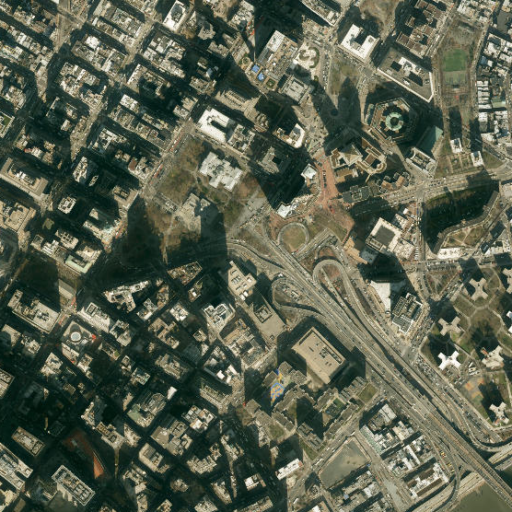
#> input picture dataset_real_test/0/real_0000.png, 512 x 512 px; its folder holds only this picture in this run
$ python -i oblique_generator.py   (imports and definitions only)
#> lines starting #> are read from the running program, lines starting #| are printed output that depends on the picture
#> further down, picture is the input picture: PIL image 512x512 RGB; mean R, G, B 90.4, 97.1, 78.7
"""
oblique_generator.py
用于生成 Oasis-Map-Orientation-Surveyor 模型的卫星图旋转分类训练数据。
从多个公开卫星图服务下载地图切片，进行显式旋转、随机裁剪和域随机化，
按旋转方向（0-7）分类存储。

v3 优化：
- 去掉瓦片缝隙模拟（真实截图不会有瓦片边界）
- 增强域随机化（模糊、锐化、色彩偏移等）
- 改用 OpenCV 旋转（更接近真实截图工具）
- 标签 = 旋转角度（target_class * 45°），语义一致
- 每个类别使用多个城市、多个地图源、多个 zoom 级别
"""

import os
import math
import random
import time
import io
from pathlib import Path
from typing import Tuple, Optional

import numpy as np
import cv2
from PIL import Image, ImageDraw, ImageFilter, ImageEnhance
import requests
from tqdm import tqdm


# ==================== 配置参数 ====================

# 卫星图源（Esri 最稳定放前面，Google 在中国可能超时）
# 新增中国地图源：高德卫星、百度卫星
TILE_SOURCES = [
    {
        "name": "Esri World Imagery",
        "url": "https://server.arcgisonline.com/ArcGIS/rest/services/World_Imagery/MapServer/tile/{z}/{y}/{x}",
    },
    {
        "name": "Bing Aerial",
        "url": "https://t0.tiles.virtualearth.net/tiles/a{quadkey}.jpeg?g=1",
        "use_quadkey": True,
    },
    {
        "name": "Google Satellite",
        "url": "https://mt1.google.com/vt/lyrs=s&x={x}&y={y}&z={z}",
    },
    {
        "name": "Google Satellite (mt2)",
        "url": "https://mt2.google.com/vt/lyrs=s&x={x}&y={y}&z={z}",
    },
    {
        "name": "Google Satellite (mt3)",
        "url": "https://mt3.google.com/vt/lyrs=s&x={x}&y={y}&z={z}",
    },
    # 中国地图源 - 高德卫星图
    {
        "name": "Amap Satellite",
        "url": "https://webst01.is.autonavi.com/appmaptile?style=6&x={x}&y={y}&z={z}",
    },
    {
        "name": "Amap Satellite (02)",
        "url": "https://webst02.is.autonavi.com/appmaptile?style=6&x={x}&y={y}&z={z}",
    },
    {
        "name": "Amap Satellite (03)",
        "url": "https://webst03.is.autonavi.com/appmaptile?style=6&x={x}&y={y}&z={z}",
    },
    # 中国地图源 - 百度卫星图（需坐标转换，使用简化版）
    {
        "name": "Baidu Satellite",
        "url": "https://maponline0.bdimg.com/tile/?qt=vtile&x={x}&y={y}&z={z}&styles=pl&scaler=1&udt=20240101",
    },
]

TILE_SIZE = 256
MAX_ZOOM = 19
MIN_ZOOM = 15

# 数据生成配置
TARGET_CLASSES = 8
IMAGES_PER_CLASS_TRAIN = 1000
IMAGES_PER_CLASS_VAL = 200
CITIES_PER_CLASS = 8
IMAGES_PER_CITY_TRAIN = IMAGES_PER_CLASS_TRAIN // CITIES_PER_CLASS  # 125
IMAGES_PER_CITY_VAL = IMAGES_PER_CLASS_VAL // CITIES_PER_CLASS      # 25
ZOOM_LEVELS = [15, 16, 17, 18, 19]

# 图像尺寸配置
CROP_SIZE_MIN = 512
CROP_SIZE_MAX = 1024
FINAL_SAVE_SIZE = 512

# 输出目录
OUTPUT_DIR = Path("e:/github projects/OasisCompany/Oasis-Map-Orientation-Surveyor/dataset")

# 请求配置
REQUEST_TIMEOUT = 15
REQUEST_DELAY = 0.1
HEADERS = {
    "User-Agent": "Mozilla/5.0 (Windows NT 10.0; Win64; x64) AppleWebKit/537.36 (KHTML, like Gecko) Chrome/120.0.0.0 Safari/537.36"
}
MAX_RETRIES = 3

# 40+ 全球城市，覆盖不同地形和建筑风格
GLOBAL_CITIES = [
    # 中国
    (39.9042, 116.4074),   # 北京
    (31.2304, 121.4737),   # 上海
    (30.5728, 104.0668),   # 成都
    (23.1291, 113.2644),   # 广州
    (29.5630, 106.5516),   # 重庆
    (34.3416, 108.9398),   # 西安
    (36.0671, 120.3826),   # 青岛
    (26.0745, 119.2965),   # 福州
    (45.8038, 126.5350),   # 哈尔滨
    (43.8256, 87.6168),    # 乌鲁木齐
    (22.5431, 114.0579),   # 深圳
    (30.2741, 120.1551),   # 杭州
    # 亚洲
    (35.6762, 139.6503),   # Tokyo
    (37.5665, 126.9780),   # Seoul
    (22.3193, 114.1694),   # Hong Kong
    (1.3521, 103.8198),    # Singapore
    (13.7563, 100.5018),   # Bangkok
    (19.0760, 72.8777),    # Mumbai
    (28.6139, 77.2090),    # New Delhi
    # 欧洲
    (48.8566, 2.3522),     # Paris
    (51.5074, -0.1278),    # London
    (52.5200, 13.4050),    # Berlin
    (41.9028, 12.4964),    # Rome
    (40.4168, -3.7038),    # Madrid
    (59.3293, 18.0686),    # Stockholm
    (55.7558, 37.6173),    # Moscow
    (50.0755, 14.4378),    # Prague
    # 北美
    (40.7128, -74.0060),   # New York
    (34.0522, -118.2437),  # Los Angeles
    (37.7749, -122.4194),  # San Francisco
    (41.8781, -87.6298),   # Chicago
    (25.7617, -80.1918),   # Miami
    (43.6532, -79.3832),   # Toronto
    # 南美/大洋洲/中东/非洲
    (-33.8688, 151.2093),  # Sydney
    (-23.5505, -46.6333),  # Sao Paulo
    (25.2048, 55.2708),    # Dubai
    (30.0444, 31.2357),    # Cairo
    (-1.2921, 36.8219),    # Nairobi
    (6.5244, 3.3792),      # Lagos
]


# ==================== 坐标转换工具 ====================

# [132 lines left out: functions deg2num, tile_xy_to_quadkey, get_tile_url, download_tile, download_map_region, rotate_image and 1 more, not called in this run]


def add_tile_seams(image: Image.Image) -> Image.Image:
    """瓦片缝隙模拟已禁用 — 真实截图不会有瓦片边界。"""
    return image


def apply_domain_randomization(image: Image.Image) -> Image.Image:
    """增强域随机化：模拟更丰富的真实采集条件变化。"""
    img = image.copy()

    # 1. 随机亮度/对比度/饱和度
    if random.random() > 0.2:
        brightness = random.uniform(0.6, 1.4)
        contrast = random.uniform(0.6, 1.4)
        saturation = random.uniform(0.6, 1.4)
        enhancer = ImageEnhance.Brightness(img)
        img = enhancer.enhance(brightness)
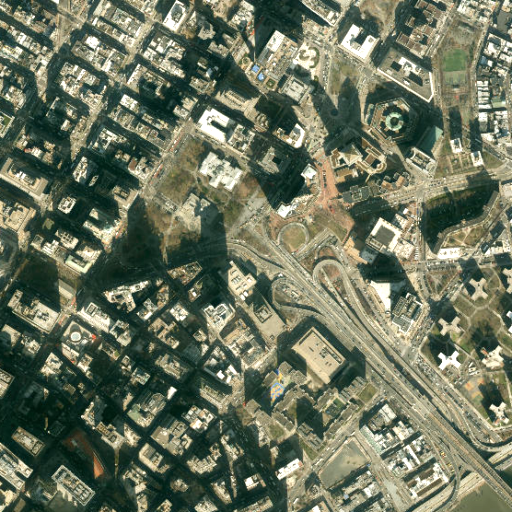
#> img: PIL image 512x512 RGB; mean R, G, B 108.2, 116.3, 94.3
        enhancer = ImageEnhance.Contrast(img)
        img = enhancer.enhance(contrast)
        enhancer = ImageEnhance.Color(img)
        img = enhancer.enhance(saturation)

    # 2. 随机高斯模糊 (模拟低分辨率/失焦)
    if random.random() > 0.5:
        radius = random.uniform(0.3, 2.0)
        img = img.filter(ImageFilter.GaussianBlur(radius=radius))
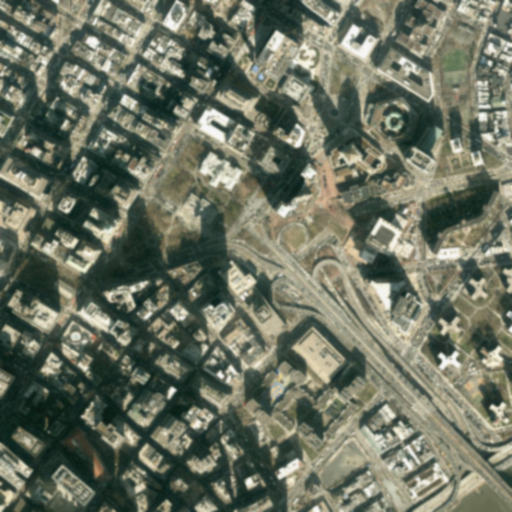
#> img: PIL image 512x512 RGB; mean R, G, B 108, 114.1, 97.5

    # 3. 随机锐化 (模拟过度锐化的图像)
    if random.random() > 0.7:
        img = img.filter(ImageFilter.UnsharpMask(radius=2, percent=150, threshold=3))
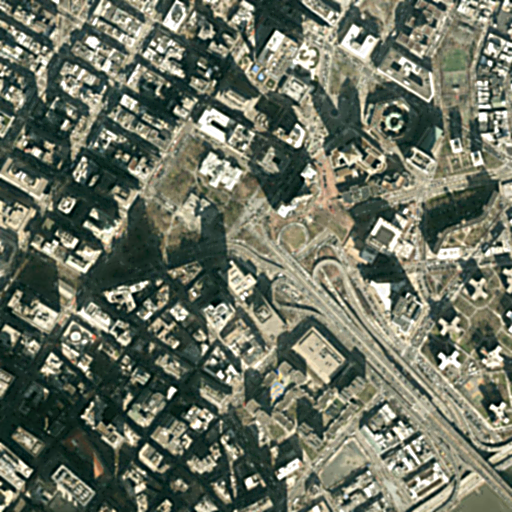
#> img: PIL image 512x512 RGB; mean R, G, B 107.7, 113.9, 97.4

    # 4. 随机色彩偏移 (模拟不同传感器白平衡)
    if random.random() > 0.6:
        img_array = np.array(img, dtype=np.float32)
        for c in range(3):
            shift = random.uniform(-15, 15)
            img_array[:, :, c] = np.clip(img_array[:, :, c] + shift, 0, 255)
        img = Image.fromarray(img_array.astype(np.uint8))

    # 5. 随机高斯噪声
    if random.random() > 0.4:
        img_array = np.array(img, dtype=np.float32)
        noise = np.random.normal(0, random.uniform(2, 15), img_array.shape)
        img_array = np.clip(img_array + noise, 0, 255)
        img = Image.fromarray(img_array.astype(np.uint8))

    # 6. 随机 JPEG 压缩
    if random.random() > 0.3:
        quality = random.randint(50, 95)
        buffer = io.BytesIO()
        img.save(buffer, format='JPEG', quality=quality)
        buffer.seek(0)
        img = Image.open(buffer).convert("RGB")

    # 7. 随机色调偏移 (模拟不同时间拍摄)
    if random.random() > 0.8:
        img_array = np.array(img, dtype=np.float32)
        img_array = np.clip(img_array * random.uniform(0.9, 1.1), 0, 255)
        img = Image.fromarray(img_array.astype(np.uint8))

    return img


# [103 lines left out: functions apply_random_transformations, create_directory_structure, generate_synthetic_dataset, print_summary, not called in this run]


# [8 lines not run here, left out]

>>> from PIL import Image
>>> picture = Image.open('../dataset_real_test/0/real_0000.png')
>>> result = apply_domain_randomization(picture)

$ run again, on dataset_real_test/0/real_0001.png
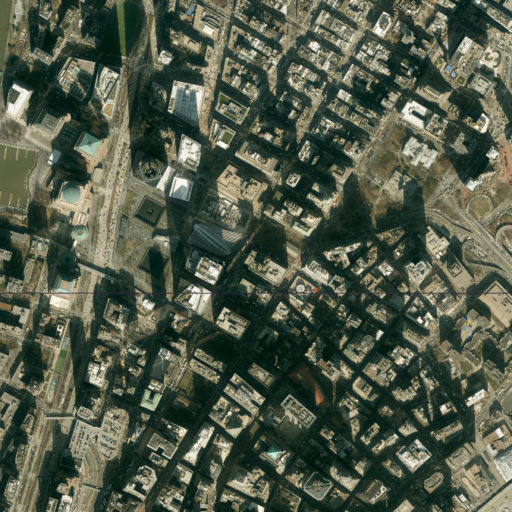
#> input picture dataset_real_test/0/real_0001.png, 512 x 512 px
#> picture is the input picture: PIL image 512x512 RGB; mean R, G, B 81.3, 90.1, 72.8
#> in apply_domain_randomization, `img = img.filter(ImageFilter.GaussianBlur(radius=radius))`:
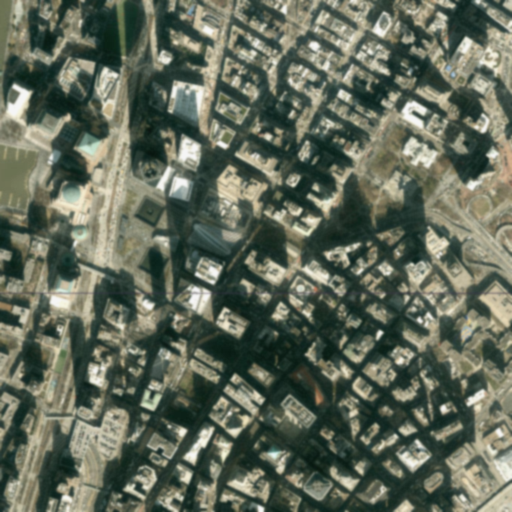
#> img: PIL image 512x512 RGB; mean R, G, B 97.5, 105.6, 89.9
#> in apply_domain_randomization, `img = img.filter(ImageFilter.UnsharpMask(radius=2, percent=150, thresh..`:
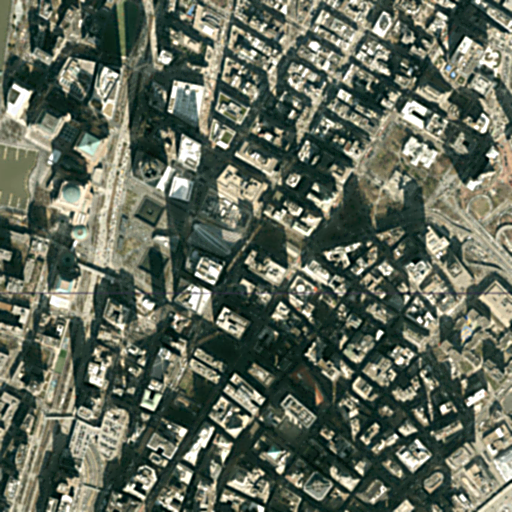
#> img: PIL image 512x512 RGB; mean R, G, B 97.3, 105.4, 89.9

$ run again, on dataset_real_test/0/real_0002.png
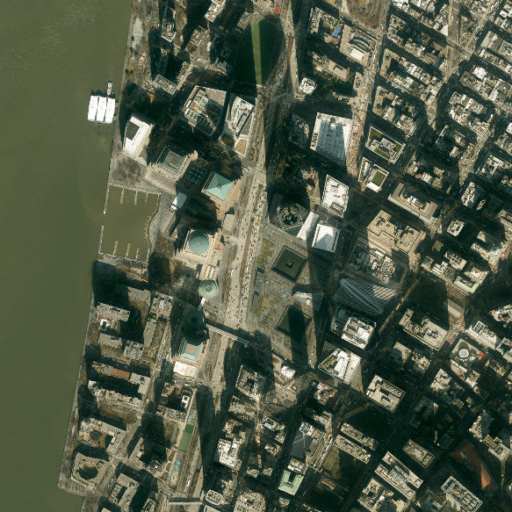
#> input picture dataset_real_test/0/real_0002.png, 512 x 512 px
#> picture is the input picture: PIL image 512x512 RGB; mean R, G, B 80.5, 89.8, 70.2
#> in apply_domain_randomization, `img = img.filter(ImageFilter.GaussianBlur(radius=radius))`:
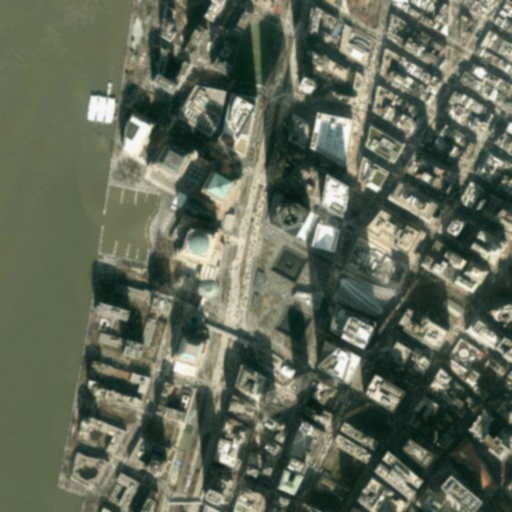
#> img: PIL image 512x512 RGB; mean R, G, B 96.5, 105.1, 87.4
#> in apply_domain_randomization, `img = img.filter(ImageFilter.UnsharpMask(radius=2, percent=150, thresh..`:
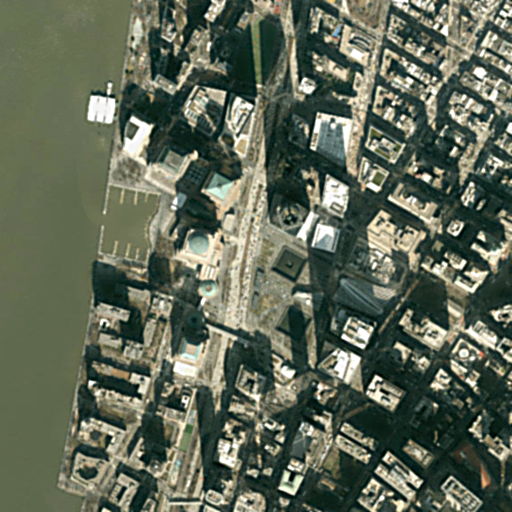
#> img: PIL image 512x512 RGB; mean R, G, B 96.4, 105.1, 87.4

$ run again, on dataset_real_test/0/real_0003.png
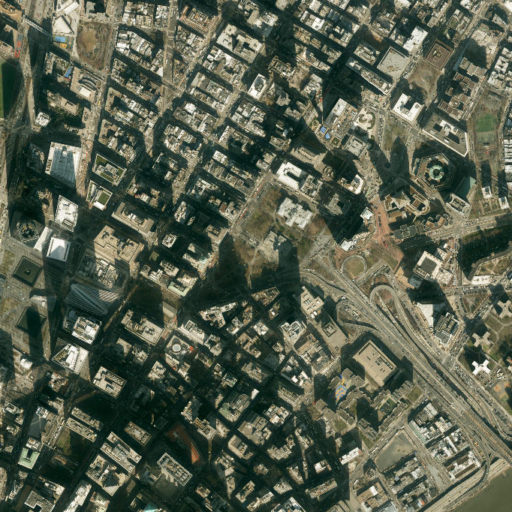
#> input picture dataset_real_test/0/real_0003.png, 512 x 512 px
#> picture is the input picture: PIL image 512x512 RGB; mean R, G, B 88.2, 95.7, 78
#> in apply_domain_randomization, `img = img.filter(ImageFilter.GaussianBlur(radius=radius))`:
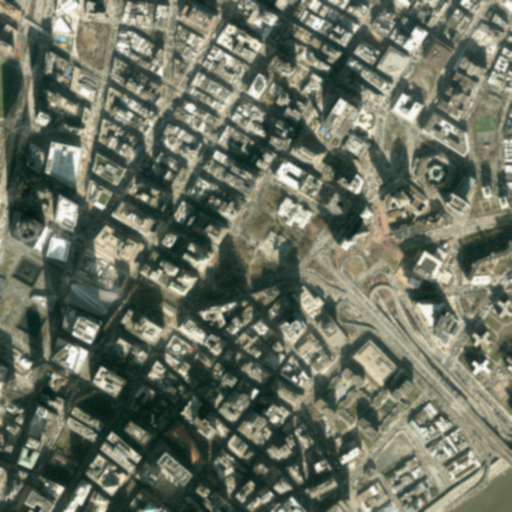
#> img: PIL image 512x512 RGB; mean R, G, B 105.5, 112.4, 96.5
#> in apply_domain_randomization, `img = img.filter(ImageFilter.UnsharpMask(radius=2, percent=150, thresh..`:
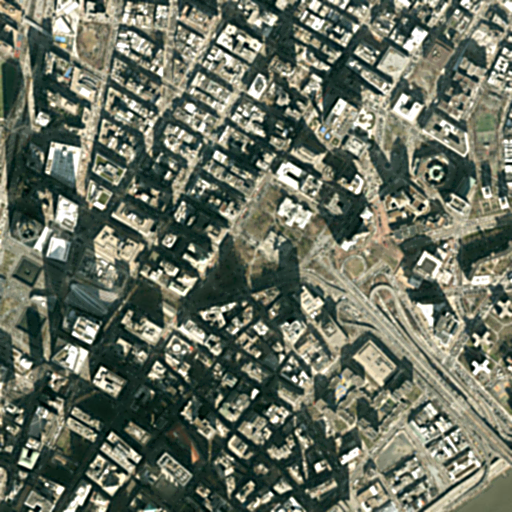
#> img: PIL image 512x512 RGB; mean R, G, B 105.2, 112.2, 96.4
